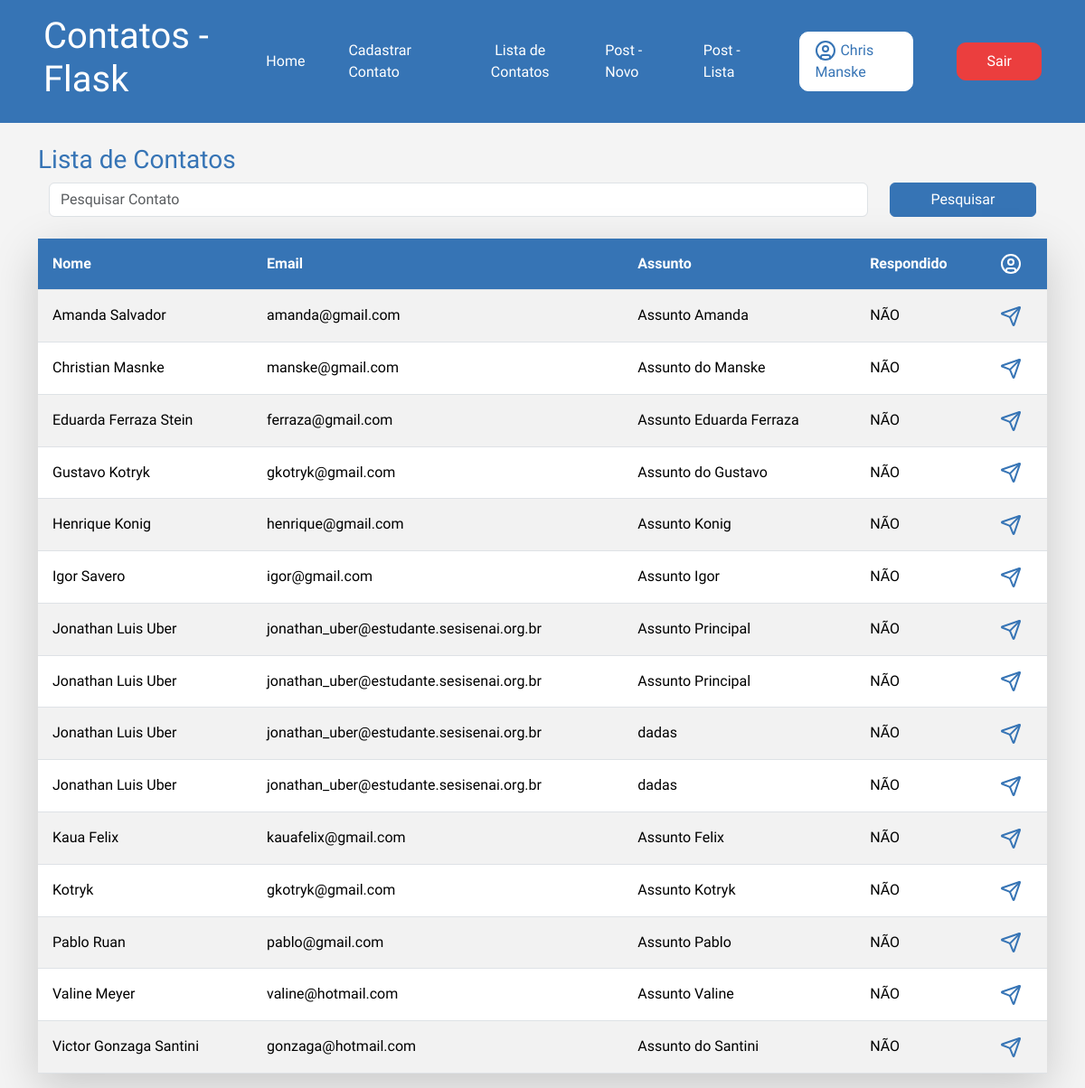
The app's page /contato/lista/ (signed in) with its own data.
### app/models.py (models this page shows)
class User(db.Model, UserMixin):
    id = db.Column(db.Integer, primary_key=True)
    nome = db.Column(db.String(100), nullable=True)
    sobrenome = db.Column(db.String(100), nullable=True)
    email = db.Column(db.String(100), nullable=True)
    senha = db.Column(db.String(100), nullable=True)
    posts = db.relationship('Post', backref='autor', lazy=True)
    comentarios = db.relationship('PostComentarios', backref='autor', lazy=True)

class Contato(db.Model):
    id = db.Column(db.Integer, primary_key=True)
    data_envio = db.Column(db.DateTime, default=datetime.now())
    nome = db.Column(db.String(100), nullable=True)
    email = db.Column(db.String(100), nullable=True)
    assunto = db.Column(db.String(100), nullable=True)
    mensagem = db.Column(db.String(100), nullable=True)
    respondido = db.Column(db.Integer, default=0)

### app/views.py (the view)
@app.route('/contato/lista/')
@login_required
def contatoLista():
    if request.method == 'GET':
        pesquisa = request.args.get('pesquisa', '')
    dados = Contato.query.order_by('nome')
    if pesquisa != '':
        dados = dados.filter(Contato.nome.ilike(f'%{pesquisa}%'))
    context = {'dados' : dados.all()}
    return render_template('contato_lista.html', context=context)

### app/models.py (called while the page is built)
@login_manager.user_loader
def load_user(user_id):
    return User.query.get(user_id)

### app/templates/contato_lista.html (shortened to what this page needs)
{% extends "base.html" %}
{% block content %}
{% include "header.html" %}
    <div class="container">
            <div class="row mt-4">
                <h3>Lista de Contatos</h3>
                <form action="" method="get" class="row  m-0">
                    <div class="col-10">
                        <input type="text" name="pesquisa" class="form-control" placeholder="Pesquisar Contato">
                    </div>
                    <div class="col-2 m-0">
                        <button type="submit" class="btn btn-primary w-100 m-0">Pesquisar</button>
                    </div>
                </form>
                <div class="col-12">
                    <table class="table mt-4 table-striped  shadow-lg">
                        <thead >
                            <tr class="">
                                <th class="p-3">Nome</th>
                                <th class="p-3">Email</th>
                                <th class="p-3">Assunto</th>
                                <th class="p-3">Respondido</th>
                                <th class="p-3">
                                </th>
                            </tr>
                        </thead>
                        <body>
                            {% for linha in context.dados %}
                                <tr>
                                    <td class="p-3 align-items-center">{{ linha.nome }}</td>
                                    <td class="p-3 align-items-center">{{ linha.email }}</td>
                                    <td class="p-3 align-items-center">{{ linha.assunto }}</td>
                                    <td class="p-3 align-items-center">
                                        {% if linha.respondido == 1 %}
                                            SIM
                                        {% else %}
                                            NÃO
                                        {% endif%}
                                    </td>
                                    <td class="p-3 align-items-center">
                                        <a href="{{url_for('contatoDetalhes', id = linha.id)}}" id="abrirPerfil">
                                        </a>
                                    </td>
                                </tr>
                            {% endfor %}
                        </body>
                    </table>
                </div>
            </div>
       </div>
{% endblock %}

### app/templates/header.html (shortened to what this page needs)
{% extends "base.html" %}
{% block content %}
    <header>
        <div class="container-header">
            <div class="logo">
                <h1>Contatos - Flask</h1>
            </div>
            <div class="botoesLinks">
                <a href="{{url_for('homepage')}}" class="link">Home</a>
                <a href="{{url_for('contato_cadastro')}}" class="link">Cadastrar Contato</a>
                <a href="{{url_for('contatoLista')}}" style="text-align: center;" class="link">Lista de Contatos</a>
                <a href="{{url_for('PostNovo')}}"class="link">Post - Novo</a>
                <a href="{{url_for('PostLista')}}"class="link">Post - Lista</a>
                {% if current_user.is_authenticated %}
                <a href="" class="Cadastro-User-Logado"> {{current_user.nome}} {{current_user.sobrenome}}</a>
                <a href="{{url_for('logout')}}" class="Cadastro-Sair">Sair</a>
                {% else %}
                <a href="{{url_for('login')}}" class="Cadastro-User">Entrar/Cadastrar</a>
                {% endif %}
            </div>
        </div>
    </header>
{% endblock %}

### app/static/style.css (style rules this page uses)
* { margin: 0; padding: 0; }
body { font-family: "Nata Sans", sans-serif; background-color: #f4f4f4; color: #3674B5; width: 100%; }
header { background-color: #3674B5; color: white; font-family: "Nata Sans", sans-serif; width: 100%; }
.container-header { display: flex; flex-direction: row; justify-content: space-between; align-items: center; padding: 1rem 3rem; }
.container-header h1 { font-size: 2.5rem; }
.botoesLinks { display: flex; align-items: center; gap: 3rem; }
.botoesLinks a { text-decoration: none; color: white; }
.container { width: 100% !important; }
.table th { background-color: #3674B5 !important; color: white; }
button { border: 1px solid #3674B5 !important; background-color: #3674B5 !important; }
.Cadastro-User-Logado { color: #3674B5 !important; background-color: white; border: 1px solid white; padding: 0.5rem 1rem; border-radius: 10px; }
.Cadastro-Sair { color: #ffffff !important; background-color: rgb(235, 62, 62); border: 1px solid rgb(235, 62, 62); padding: 0.5rem 2rem; border-radius: 10px; }

### records on screen
User: nome "Chris", sobrenome "Manske"
Contato: nome "Amanda Salvador", email "amanda@gmail.com", assunto "Assunto Amanda", respondido "NÃO"
Contato: nome "Christian Masnke", email "manske@gmail.com", assunto "Assunto do Manske", respondido "NÃO"
Contato: nome "Eduarda Ferraza Stein", email "ferraza@gmail.com", assunto "Assunto Eduarda Ferraza", respondido "NÃO"
Contato: nome "Gustavo Kotryk", email "gkotryk@gmail.com", assunto "Assunto do Gustavo", respondido "NÃO"
Contato: nome "Henrique Konig", email "henrique@gmail.com", assunto "Assunto Konig", respondido "NÃO"
Contato: nome "Igor Savero", email "igor@gmail.com", assunto "Assunto Igor", respondido "NÃO"
Contato: nome "Jonathan Luis Uber", email "jonathan_uber@estudante.sesisenai.org.br", assunto "Assunto Principal", respondido "NÃO"
Contato: nome "Jonathan Luis Uber", email "jonathan_uber@estudante.sesisenai.org.br", assunto "Assunto Principal", respondido "NÃO"
Contato: nome "Jonathan Luis Uber", email "jonathan_uber@estudante.sesisenai.org.br", assunto "dadas", respondido "NÃO"
Contato: nome "Jonathan Luis Uber", email "jonathan_uber@estudante.sesisenai.org.br", assunto "dadas", respondido "NÃO"
Contato: nome "Kaua Felix", email "kauafelix@gmail.com", assunto "Assunto Felix", respondido "NÃO"
Contato: nome "Kotryk", email "gkotryk@gmail.com", assunto "Assunto Kotryk", respondido "NÃO"
Contato: nome "Pablo Ruan", email "pablo@gmail.com", assunto "Assunto Pablo", respondido "NÃO"
Contato: nome "Valine Meyer", email "valine@hotmail.com", assunto "Assunto Valine", respondido "NÃO"
Contato: nome "Victor Gonzaga Santini", email "gonzaga@hotmail.com", assunto "Assunto do Santini", respondido "NÃO"
